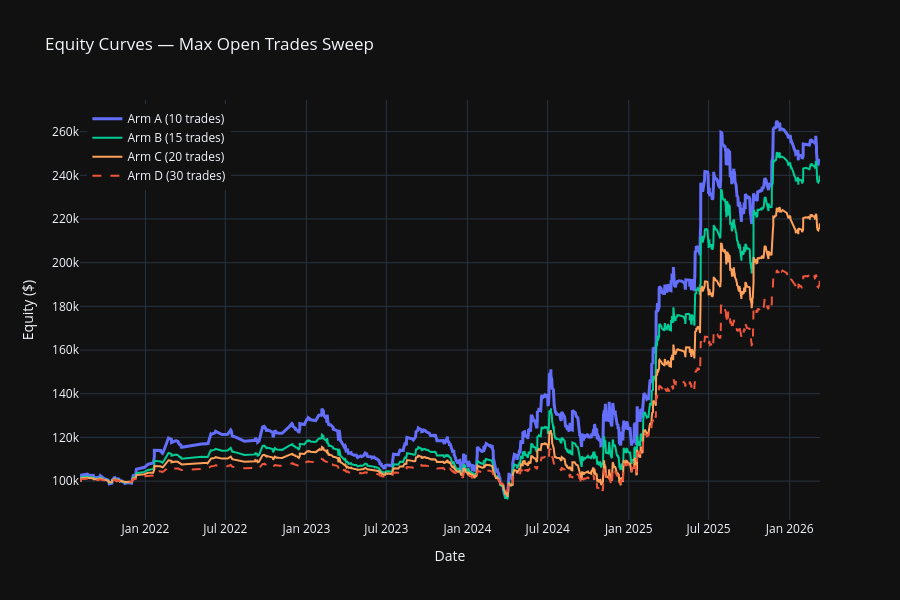

This figure's notebook cell:
### Markdown cell above
## Equity Curves

### Code cell
fig = go.Figure()

for label, trades in all_trades.items():
    ts = trades.sort_values('close_date').copy()
    ts['equity'] = STARTING_BALANCE + ts['profit_abs'].cumsum()
    fig.add_trace(go.Scatter(x=ts['close_date'], y=ts['equity'], mode='lines',
                             name=label, line=STYLES[label]))

fig.update_layout(
    title='Equity Curves — Max Open Trades Sweep',
    xaxis_title='Date', yaxis_title='Equity ($)',
    template=TEMPLATE, height=600,
    legend=dict(yanchor='top', y=0.99, xanchor='left', x=0.01),
)
fig.show()

### Figure 1 — Plotly figure (JSON) as saved in the notebook; plotly's stock layout.template omitted (floating-point values rounded to 4 significant figures; data arrays with more than 128 entries replaced by an {"elided": "..."} marker saying what was removed)
{"data": [{"line": {"color": "#636EFA", "width": 3}, "mode": "lines", "name": "Arm A (10 trades)", "type": "scatter", "x": {"elided": "1642 str values"}, "y": {"elided": "1642 float values"}}, {"line": {"color": "#00CC96", "width": 2}, "mode": "lines", "name": "Arm B (15 trades)", "type": "scatter", "x": {"elided": "1884 str values"}, "y": {"elided": "1884 float values"}}, {"line": {"color": "#FFA15A", "width": 2}, "mode": "lines", "name": "Arm C (20 trades)", "type": "scatter", "x": {"elided": "2033 str values"}, "y": {"elided": "2033 float values"}}, {"line": {"color": "#EF553B", "dash": "dash", "width": 2}, "mode": "lines", "name": "Arm D (30 trades)", "type": "scatter", "x": {"elided": "2121 str values"}, "y": {"elided": "2121 float values"}}], "layout": {"height": 600, "legend": {"x": 0.01, "xanchor": "left", "y": 0.99, "yanchor": "top"}, "title": {"text": "Equity Curves — Max Open Trades Sweep"}, "xaxis": {"title": {"text": "Date"}}, "yaxis": {"title": {"text": "Equity ($)"}}}}
